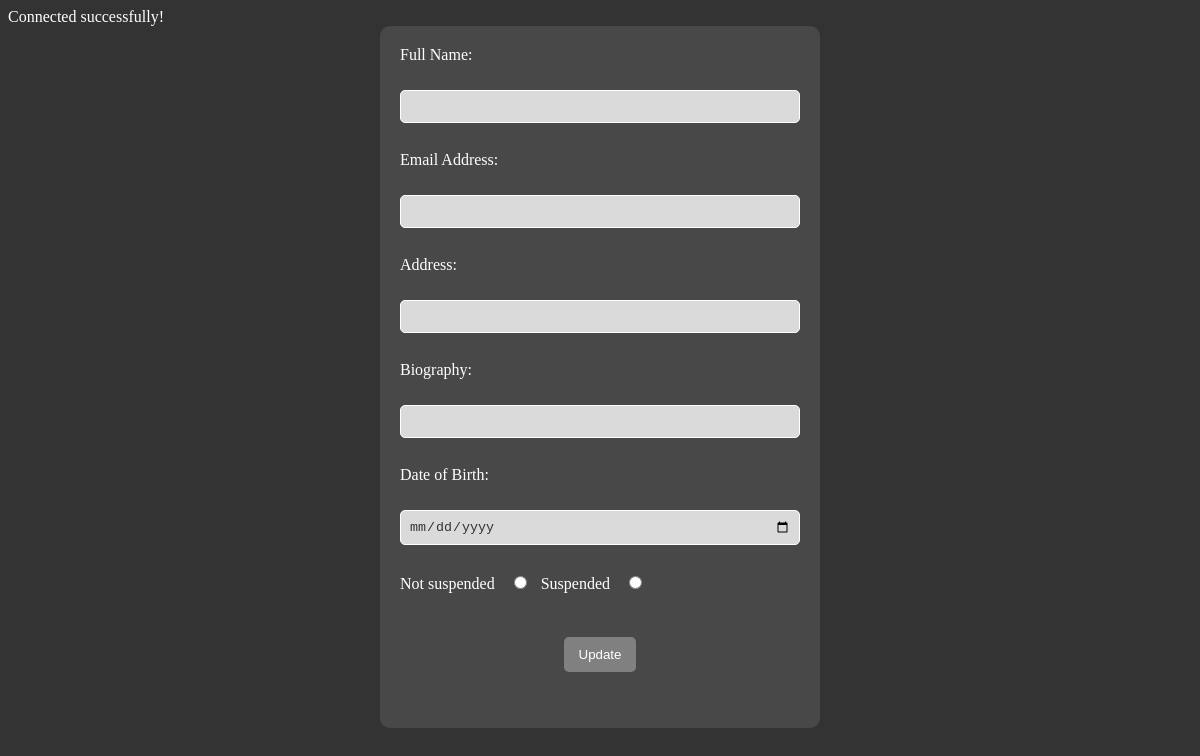
Before: /processes/Edit.php?id=Benedict Cumberbatch with the older database file.
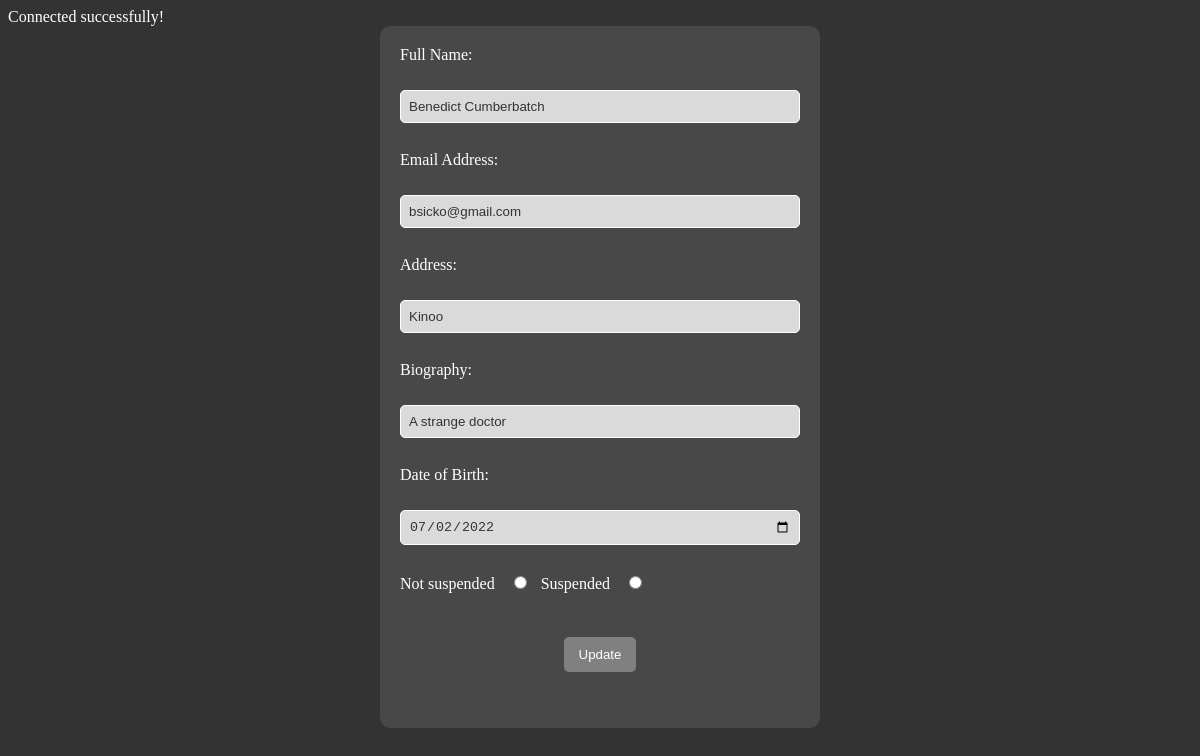
After: the same page with the newer database file.
### tables this page shows
CREATE TABLE `authorstb` (
  `AuthorId` int(11) NOT NULL,
  `AuthorFullName` varchar(255) NOT NULL,
  `AuthorEmail` varchar(100) NOT NULL,
  `AuthorAddress` varchar(255) NOT NULL,
  `AuthorBiography` longtext NOT NULL,
  `AuthorDateOfBirth` date NOT NULL,
  `AuthorSuspended` tinyint(1) NOT NULL
);

### processes/Edit.php (the view, shortened to what this page needs)
<?php
include('../configs/DbConn.php');
?>
<!DOCTYPE html>
<html lang="en">
<head>
    <link rel="stylesheet" href="../style.css">
</head>
<body>
    <?php
    if(isset($_GET['id'])){
        $Auth_id = $_GET['id'];
        $query = "SELECT * FROM authorstb WHERE AuthorFullName=:Auth_id LIMIT 1";
        $stmt = $DbConn->prepare($query);
        $data =  [':Auth_id' =>$Auth_id];
        $stmt->execute($data);
        $result= $stmt->fetch(PDO::FETCH_OBJ);
    }
    ?>
    <form action="AutRegistration.php" method="POST">
        <label for="AuthorFullName">Full Name:</label><br>
        <input type="text" name="AuthorFullName" id="AuthorFullName" value="<?=$result->AuthorFullName; ?>"
        maxlength="100" required /><br><br>
        <label for="AuthorEmail">Email Address:</label><br>
        <input type="email" name="AuthorEmail" id="AuthorEmail" value="<?=$result->AuthorEmail; ?>"
        maxlength="60" /><br><br>
        <label for="AuthorAddress">Address:</label><br>
        <input type="text" name="AuthorAddress" id="AuthorAddress" value="<?=$result->AuthorAddress; ?>"
        maxlength="13" /><br><br>
        <label for="AuthorBiography">Biography:</label><br>
        <input type="text" name="AuthorBiography" id="AuthorBiography" value="<?=$result->AuthorBiography; ?>" /><br><br>
        <label for="AuthorDateOfBirth">Date of Birth:</label><br>
        <input type="date" name="AuthorDateOfBirth" id="AuthorDateOfBirth" value="<?=$result->AuthorDateOfBirth; ?>" /><br><br>
        <div class="Checkbox">
        <label for="AuthorSuspended">Not suspended</label>
        <input type="radio" name="AuthorSuspended" id="AuthorSuspended" value="<?=$result->AuthorSuspended; ?>">
        <label for="AuthorSuspended">Suspended</label>
        <input type="radio" name="AuthorSuspended" id="AuthorSuspended" value="<?=$result->AuthorSuspended; ?>">
        </div>
        <br><br>
        <center>
       <input type="submit" name="Update" value="Update">
        </center>
        <br><br>
    </form>
</body>
</html>

Changed rows visible on the page:
added authorstb: AuthorFullName "Benedict Cumberbatch", AuthorEmail "bsicko@gmail.com", AuthorAddress "Kinoo", AuthorBiography "A strange doctor", AuthorDateOfBirth "07/02/2022"
